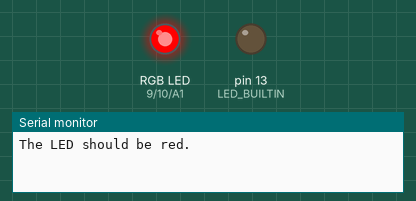
Simulated run of this sketch. Board: Arduino Uno, built with avr-gcc and run on an emulated ATmega328P. Parts: an RGB LED mixed from three pins (HIGH = lit), output pins drawn as LEDs (lit = HIGH), the last lines printed to the serial monitor.

Above: at 0.5 s.
At 1.5 s:
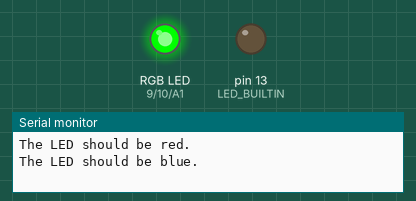
At 5.5 s:
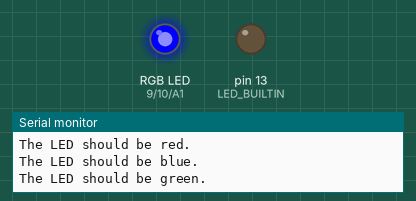
Timing chart, 0 to 6.9 s (numbered marks = the images above):
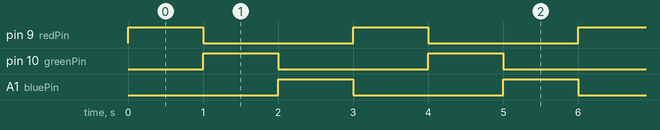

The sketch:

LED_Test.ino
```cpp
/*
3D Printable, Bluetooth controlled and low cost Robotic bartender - DIY Machines
https://diymachines.co.uk/projects/how-to-build-an-arduino-diy-robotic-bartender.html

Build yourself a low-cost easy to assemble bluetooth controllable robotic bartender using an Arduino Uno.
This easy Arduino based project can be 3D printed and is a cool Arduino project for beginners.

==========
The code and wiring diagram can be downloaded from here: https://diymachines.co.uk/projects/how-to-build-an-arduino-diy-robotic-bartender.html
3D printed parts can be downloaded from here:  https://www.thingiverse.com/thing:2478890
==========
SAY THANKS:
Buy me a coffee to say thanks: https://ko-fi.com/diymachines
Support us on Patreon: https://www.patreon.com/diymachines

*/


//---------------------

// Below is for the RGB LED

int greenPin = 10;
int bluePin = A1;
int redPin = 9;


void setup() {

  // initialize the LED as an output:
  pinMode(LED_BUILTIN, OUTPUT);
  // initialize serial communication:
  Serial.begin(9600);

// For LED

  pinMode(redPin, OUTPUT);
  pinMode(greenPin, OUTPUT);
  pinMode(bluePin, OUTPUT);

//-------------------------------

}


void loop(){

  Serial.println("The LED should be red.");
  setColor(255, 0, 0);  // red
  delay(1000);

  Serial.println("The LED should be blue.");
  setColor(0, 255, 0);  // blue
  delay(1000);

  Serial.println("The LED should be green.");
  setColor(0, 0, 255);  // green
  delay(1000);
}


void setColor(int red, int green, int blue)
{
  #ifdef COMMON_ANODE
    red = 255 - red;
    green = 255 - green;
    blue = 255 - blue;
  #endif
  analogWrite(redPin, red);
  analogWrite(greenPin, green);
  analogWrite(bluePin, blue);
}
```

Measured:
- by itself, pin 9 (redPin), pin 10 (greenPin), A1 (bluePin): alternates HIGH for 1.0 s and LOW for 2.0 s
- by itself, everything shown: repeats every 3.0 s, in 3 steps
